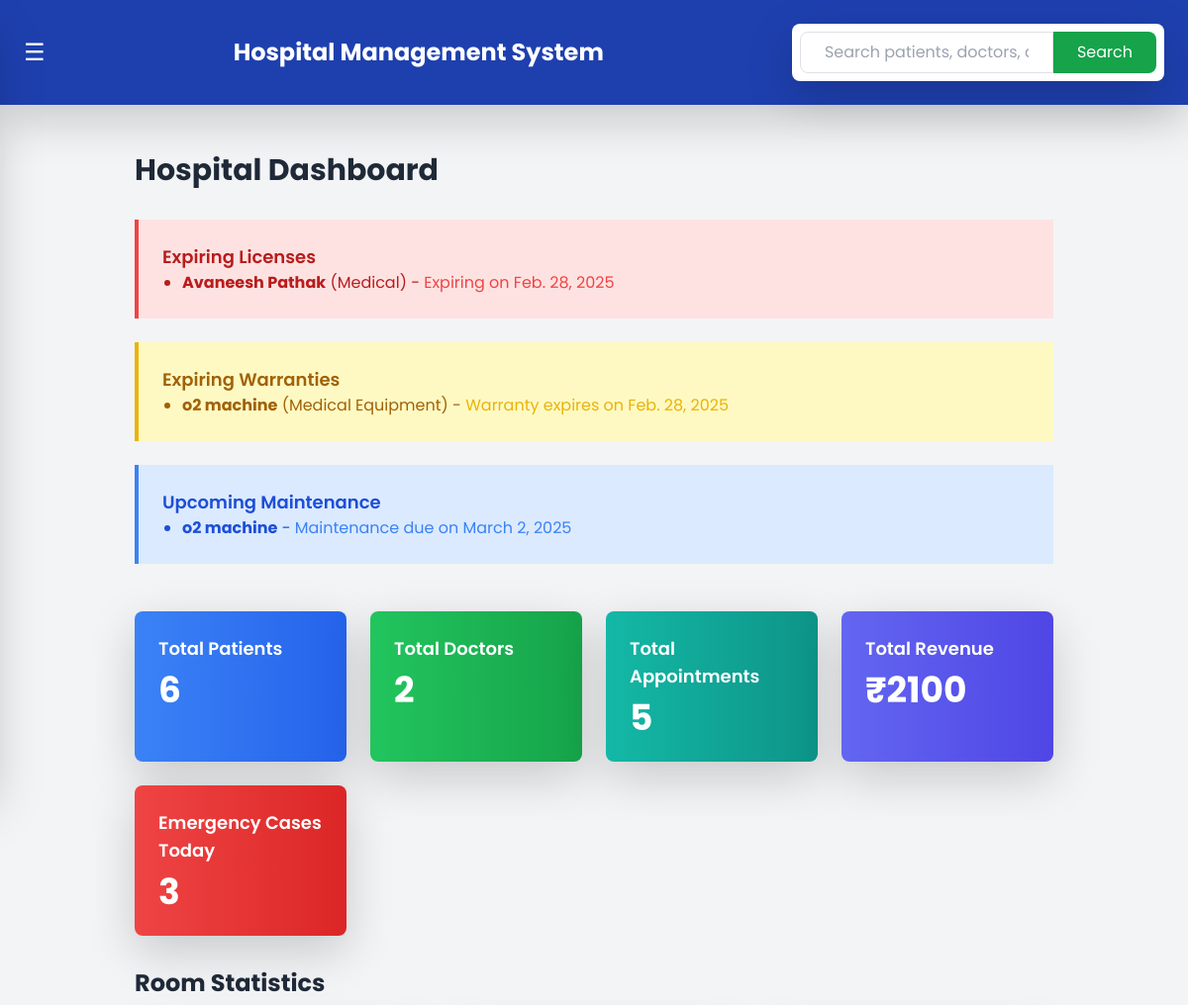
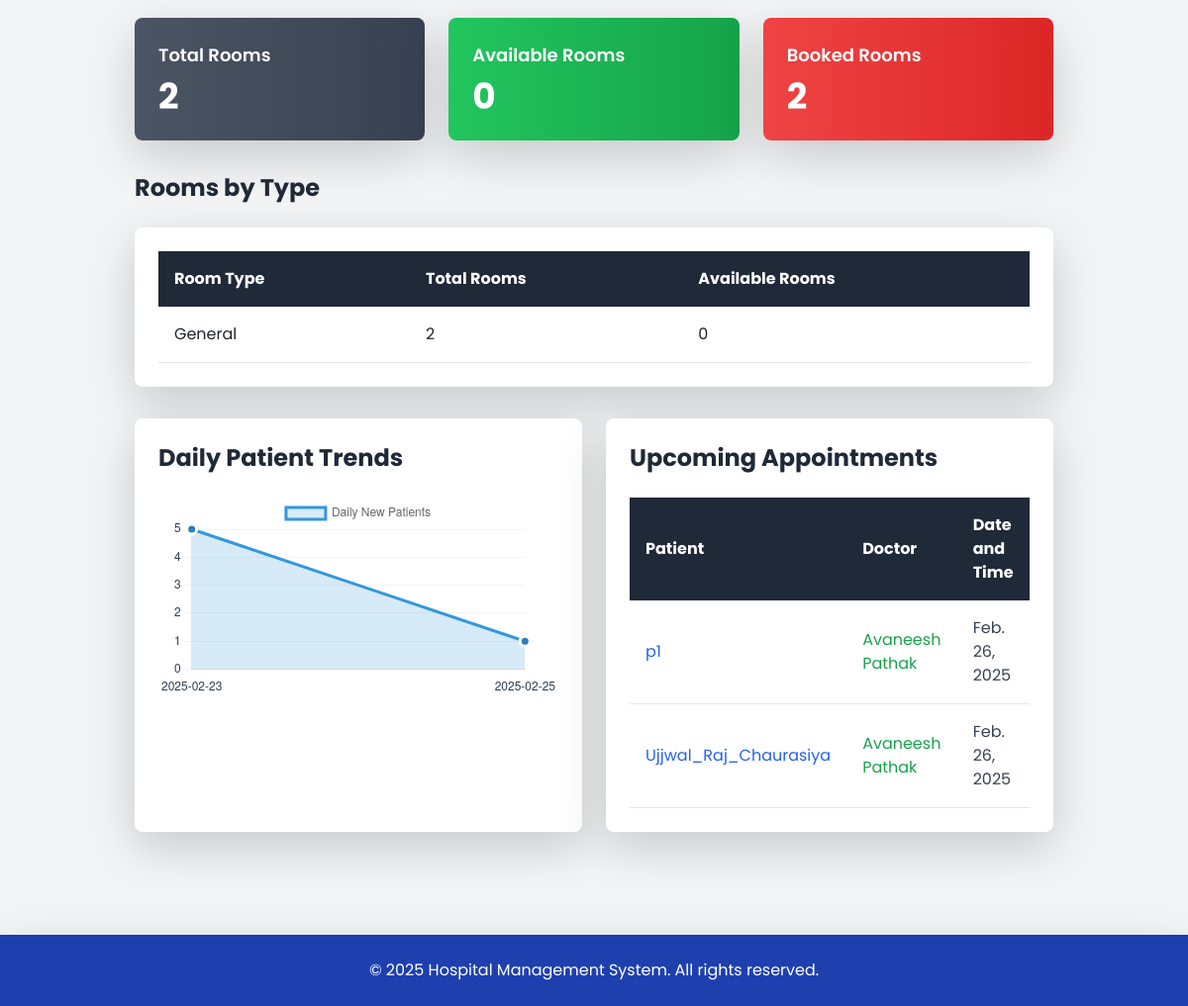
Page / (signed in) on the committed database (2 pictures, top to bottom).
### hms/models.py (models this page shows, shortened)
class License(models.Model):
    LICENSE_TYPES = [
        ('Medical', 'Medical'),
        ('Pharmacy', 'Pharmacy'),
        ('Fire Safety', 'Fire Safety'),
        ('Other', 'Other'),
    ]
    STATUS_CHOICES = [
        ('Active', 'Active'),
        ('Expired', 'Expired'),
        ('Pending Renewal', 'Pending Renewal'),
    ]
    name = models.CharField(max_length=255)
    license_type = models.CharField(max_length=50, choices=LICENSE_TYPES)
    issue_date = models.DateField()
    expiry_date = models.DateField()
    document = models.FileField(upload_to='licenses/', blank=True, null=True)
    status = models.CharField(max_length=50, choices=STATUS_CHOICES, default="Active")
    renewed_by = models.ForeignKey(CustomUser, on_delete=models.SET_NULL, null=True, blank=True)

class Asset(models.Model):
    ASSET_TYPES = [
        ('Medical Equipment', 'Medical Equipment'),
        ('Furniture', 'Furniture'),
        ('Electronics', 'Electronics'),
        ('Other', 'Other'),
    ]
    name = models.CharField(max_length=255)
    asset_type = models.CharField(max_length=50, choices=ASSET_TYPES)
    purchase_date = models.DateField()
    warranty_expiry = models.DateField()
    quantity = models.PositiveIntegerField()
    location = models.CharField(max_length=255, help_text="Where is this asset located?")

class Maintenance(models.Model):
    asset = models.ForeignKey(Asset, on_delete=models.CASCADE, related_name="maintenance_logs")
    maintenance_date = models.DateField()
    next_due_date = models.DateField()
    performed_by = models.ForeignKey(CustomUser, on_delete=models.SET_NULL, null=True)
    notes = models.TextField(blank=True)

class Appointment(models.Model):
    STATUS_CHOICES = [
        ('pending', 'Pending'),
        ('confirmed', 'Confirmed'),
        ('completed', 'Completed'),
        ('canceled', 'Canceled'),
    ]
    patient = models.ForeignKey(Patient, on_delete=models.CASCADE, related_name="appointments")
    doctor = models.ForeignKey(Doctor, on_delete=models.CASCADE, related_name="appointments")
    date = models.DateField()
    time = models.TimeField(blank=True, null=True)
    status = models.CharField(max_length=20, choices=STATUS_CHOICES, default='pending')
    class Meta:
        unique_together = ("doctor", "date", "patient")

class Patient(models.Model):
    patient_code = models.CharField(max_length=10, unique=True, editable=False, blank=True, null=True)
    created_at = models.DateTimeField(default=now)
    user = models.OneToOneField(CustomUser, on_delete=models.CASCADE, related_name="patient")
    date_of_birth = models.DateField(blank=True, null=True)
    contact_number = models.CharField(max_length=15, blank=True, null=True)
    address = models.TextField(blank=True, null=True)
    gender = models.CharField(max_length=10, choices=CustomUser.GENDER_CHOICES, blank=True, null=True)
    aadhar_number = models.CharField(max_length=12, unique=True, validators=[MinLengthValidator(12)], blank=True, null=True)
    blood_group = models.CharField(max_length=3, blank=True, null=True, choices=[
        ('A+', 'A+'), ('A-', 'A-'), ('B+', 'B+'), ('B-', 'B-'),
        ('O+', 'O+'), ('O-', 'O-'), ('AB+', 'AB+'), ('AB-', 'AB-')
    ])
    email = models.EmailField(unique=True, blank=True, null=True)
    guarantor_name = models.CharField(max_length=255, blank=True, null=True)
    guarantor_address = models.TextField(blank=True, null=True)
    guarantor_mobile = models.CharField(max_length=15, blank=True, null=True)
    guarantor_relationship = models.CharField(max_length=50, blank=True, null=True)
    guarantor_gender = models.CharField(max_length=10, choices=CustomUser.GENDER_CHOICES, blank=True, null=True)
    profile_picture = models.ImageField(upload_to='patient_profiles/', blank=True, null=True)

class CustomUser(AbstractUser):
    GENDER_CHOICES = (
        ('male', 'Male'),
        ('female', 'Female'),
        ('other', 'Other'),
    )
    full_name = models.CharField(max_length=255, blank=True, null=True)
    contact_number = models.CharField(max_length=15, blank=True, null=True)
    address = models.TextField(blank=True, null=True)
    gender = models.CharField(max_length=10, choices=GENDER_CHOICES, blank=True, null=True)
    groups = models.ManyToManyField(Group, related_name="customuser_groups", blank=True)
    user_permissions = models.ManyToManyField(Permission, related_name="customuser_permissions", blank=True)

class Doctor(models.Model):
    created_at = models.DateTimeField(default=now)
    user = models.OneToOneField(CustomUser, on_delete=models.CASCADE, related_name="doctor")
    specialization = models.CharField(max_length=255)
    contact_number = models.CharField(max_length=15)
    availability = models.CharField(max_length=255, default="9 AM - 5 PM")

### hms/views.py (the view)
# urls.py: path('', views.dashboard, name='dashboard'),
@login_required
def dashboard(request):
    total_patients = Patient.objects.count()
    total_doctors = Doctor.objects.count()
    total_appointments = Appointment.objects.count()
    total_revenue = Billing.objects.aggregate(total=Sum('total_amount'))['total'] or 0
    today = datetime.today()
    warning_period = today + timedelta(days=30)
    emergency_cases_today = EmergencyCase.objects.filter(admitted_on__date=today).count()
    upcoming_appointments = Appointment.objects.filter(date__gte=now()).order_by('date')
    last_week = today - timedelta(days=6)
    patient_trend = (
        Patient.objects.filter(created_at__date__gte=last_week)
        .annotate(date=TruncDate('created_at'))
        .values('date')
        .annotate(count=Count('id'))
        .order_by('date')
    )
    daily_patient_labels = [entry['date'].strftime('%Y-%m-%d') for entry in patient_trend]
    daily_patient_data = [entry['count'] for entry in patient_trend]
    total_rooms = Room.objects.count()
    available_rooms_count = Room.objects.filter(is_available=True).count()  # ✅ Fixed
    booked_rooms = total_rooms - available_rooms_count  # ✅ Fixed
    room_type_data = {}
    room_type_counts = Room.objects.values('room_type').annotate(total=Count('id'))
    available_rooms = Room.objects.filter(is_available=True).values('room_type').annotate(available=Count('id'))
    for room in room_type_counts:
        room_type_data[room['room_type']] = {'total': room['total'], 'available': 0}
    for room in available_rooms:
        if room['room_type'] in room_type_data:
            room_type_data[room['room_type']]['available'] = room['available']
    expiring_licenses = License.objects.filter(expiry_date__lte=warning_period, expiry_date__gte=today)
    expiring_assets = Asset.objects.filter(warranty_expiry__lte=warning_period, warranty_expiry__gte=today)
    due_maintenance = Maintenance.objects.filter(next_due_date__lte=warning_period, next_due_date__gte=today)
    context = {
        'total_patients': total_patients,
        'total_doctors': total_doctors,
        'total_appointments': total_appointments,
        'total_revenue': total_revenue,
        'emergency_cases_today': emergency_cases_today,
        'upcoming_appointments': upcoming_appointments,
        'daily_patient_labels': daily_patient_labels,
        'daily_patient_data': daily_patient_data,
        'total_rooms': total_rooms,
        'available_rooms_count': available_rooms_count,  # ✅ Fixed
        'booked_rooms': booked_rooms,  # ✅ Fixed
        'room_type_data': room_type_data,  # Dictionary of room counts & available rooms by type
        'expiring_licenses': expiring_licenses,
        'expiring_assets': expiring_assets,
        'due_maintenance': due_maintenance,
    }
    return render(request, 'hms/dashboard.html', context)

### hms/templates/hms/dashboard.html (shortened to what this page needs)
{% extends 'hms/base.html' %}
{% load static %}
{% block content %}
<div class="container mx-auto p-6">
    <h2 class="text-3xl font-bold text-gray-800 mb-8">Hospital Dashboard</h2>
     {% if expiring_licenses %}
     <div class="bg-red-100 border-l-4 border-red-500 text-red-700 p-4 mb-4">
         <h3 class="text-lg font-semibold">Expiring Licenses</h3>
         <ul class="list-disc pl-5">
             {% for license in expiring_licenses %}
             <li>
                 <strong>{{ license.name }}</strong> ({{ license.license_type }}) -
                 <span class="text-red-500">Expiring on {{ license.expiry_date }}</span>
             </li>
             {% endfor %}
         </ul>
     </div>
     {% endif %}
     {% if expiring_assets %}
     <div class="bg-yellow-100 border-l-4 border-yellow-500 text-yellow-700 p-4 mb-4">
         <h3 class="text-lg font-semibold">Expiring Warranties</h3>
         <ul class="list-disc pl-5">
             {% for asset in expiring_assets %}
             <li>
                 <strong>{{ asset.name }}</strong> ({{ asset.asset_type }}) -
                 <span class="text-yellow-500">Warranty expires on {{ asset.warranty_expiry }}</span>
             </li>
             {% endfor %}
         </ul>
     </div>
     {% endif %}
     {% if due_maintenance %}
     <div class="bg-blue-100 border-l-4 border-blue-500 text-blue-700 p-4 mb-4">
         <h3 class="text-lg font-semibold">Upcoming Maintenance</h3>
         <ul class="list-disc pl-5">
             {% for maintenance in due_maintenance %}
             <li>
                 <strong>{{ maintenance.asset.name }}</strong> -
                 <span class="text-blue-500">Maintenance due on {{ maintenance.next_due_date }}</span>
             </li>
             {% endfor %}
         </ul>
     </div>
     {% endif %}
    <br>
    <div class="grid grid-cols-1 sm:grid-cols-2 md:grid-cols-3 lg:grid-cols-4 gap-6 mb-8">
        <div class="bg-gradient-to-r from-blue-500 to-blue-600 text-white p-6 rounded-lg shadow-lg hover:shadow-xl transition-shadow duration-300">
            <h3 class="text-lg font-semibold mb-2">Total Patients</h3>
            <p class="text-4xl font-bold">{{ total_patients }}</p>
        </div>
        <div class="bg-gradient-to-r from-green-500 to-green-600 text-white p-6 rounded-lg shadow-lg hover:shadow-xl transition-shadow duration-300">
            <h3 class="text-lg font-semibold mb-2">Total Doctors</h3>
            <p class="text-4xl font-bold">{{ total_doctors }}</p>
        </div>
        <div class="bg-gradient-to-r from-teal-500 to-teal-600 text-white p-6 rounded-lg shadow-lg hover:shadow-xl transition-shadow duration-300">
            <h3 class="text-lg font-semibold mb-2">Total Appointments</h3>
            <p class="text-4xl font-bold">{{ total_appointments }}</p>
        </div>
        <div class="bg-gradient-to-r from-indigo-500 to-indigo-600 text-white p-6 rounded-lg shadow-lg hover:shadow-xl transition-shadow duration-300">
            <h3 class="text-lg font-semibold mb-2">Total Revenue</h3>
            <p class="text-4xl font-bold">₹{{ total_revenue }}</p>
        </div>
        <div class="bg-gradient-to-r from-red-500 to-red-600 text-white p-6 rounded-lg shadow-lg hover:shadow-xl transition-shadow duration-300">
            <h3 class="text-lg font-semibold mb-2">Emergency Cases Today</h3>
            <p class="text-4xl font-bold">{{ emergency_cases_today }}</p>
        </div>
    </div>
    <h2 class="text-2xl font-bold text-gray-800 mt-8 mb-6">Room Statistics</h2>
    <div class="grid grid-cols-1 sm:grid-cols-2 md:grid-cols-3 gap-6 mb-8">
        <div class="bg-gradient-to-r from-gray-600 to-gray-700 text-white p-6 rounded-lg shadow-lg hover:shadow-xl transition-shadow duration-300">
            <h3 class="text-lg font-semibold mb-2">Total Rooms</h3>
            <p class="text-4xl font-bold">{{ total_rooms }}</p>
        </div>
        <div class="bg-gradient-to-r from-green-500 to-green-600 text-white p-6 rounded-lg shadow-lg hover:shadow-xl transition-shadow duration-300">
            <h3 class="text-lg font-semibold mb-2">Available Rooms</h3>
            <p class="text-4xl font-bold">{{ available_rooms_count }}</p>
        </div>
        <div class="bg-gradient-to-r from-red-500 to-red-600 text-white p-6 rounded-lg shadow-lg hover:shadow-xl transition-shadow duration-300">
            <h3 class="text-lg font-semibold mb-2">Booked Rooms</h3>
            <p class="text-4xl font-bold">{{ booked_rooms }}</p>
        </div>
    </div>
    <h3 class="text-2xl font-bold text-gray-800 mt-8 mb-6">Rooms by Type</h3>
    <div class="overflow-x-auto bg-white p-6 rounded-lg shadow-lg mb-8">
        <table class="w-full border-collapse">
            <thead>
                <tr class="bg-gray-800 text-white">
                    <th class="p-3 text-left">Room Type</th>
                    <th class="p-3 text-left">Total Rooms</th>
                    <th class="p-3 text-left">Available Rooms</th>
                </tr>
            </thead>
            <tbody>
                {% for room_type, data in room_type_data.items %}
                <tr class="border-b hover:bg-gray-50 transition duration-200">
                    <td class="p-3">{{ room_type|title }}</td>
                    <td class="p-3">{{ data.total }}</td>
                    <td class="p-3">{{ data.available }}</td>
                </tr>
                {% empty %}
                <tr>
                    <td colspan="3" class="p-5 text-center text-gray-600">No rooms available</td>
                </tr>
                {% endfor %}
            </tbody>
        </table>
    </div>
    <div class="grid grid-cols-1 lg:grid-cols-2 gap-6 mb-8">
        <div class="bg-white p-6 rounded-lg shadow-lg">
            <h2 class="text-2xl font-bold text-gray-800 mb-6">Daily Patient Trends</h2>
            <canvas id="patientChart"></canvas>
        </div>
        <div class="bg-white p-6 rounded-lg shadow-lg">
            <h2 class="text-2xl font-bold text-gray-800 mb-6">Upcoming Appointments</h2>
            <div class="overflow-x-auto">
                <table class="w-full border-collapse">
                    <thead>
                        <tr class="bg-gray-800 text-white">
                            <th class="p-3 text-left">Patient</th>
                            <th class="p-3 text-left">Doctor</th>
                            <th class="p-3 text-left">Date and Time</th>
                        </tr>
                    </thead>
                    <tbody>
                        {% for appointment in upcoming_appointments %}
                        <tr class="border-b hover:bg-gray-50 transition duration-200">
                            <td class="p-3">
                                <a href="{% url 'patient_profile' appointment.patient.patient_code %}"
                                   class="text-blue-600 hover:text-blue-800 hover:underline">
                                    {{ appointment.patient.user.full_name }}
                                </a>
                            </td>
                            <td class="p-3 text-green-600">{{ appointment.doctor.user.full_name }}</td>
                            <td class="p-3 text-gray-700">{{ appointment.date }}</td>
                        </tr>
                        {% empty %}
                        <tr>
                            <td colspan="3" class="p-5 text-center text-gray-600">No upcoming appointments</td>
                        </tr>
                        {% endfor %}
                    </tbody>
                </table>
            </div>
        </div>
    </div>
</div>
<script>
    document.addEventListener('DOMContentLoaded', function() {
        var ctx = document.getElementById('patientChart').getContext('2d');
        new Chart(ctx, {
            type: 'line',
            data: {
                labels: {{ daily_patient_labels|safe }},
                datasets: [{
                    label: 'Daily New Patients',
                    data: {{ daily_patient_data|safe }},
                    backgroundColor: 'rgba(52, 152, 219, 0.2)',
                    borderColor: 'rgba(52, 152, 219, 1)',
                    borderWidth: 3,
                    pointBackgroundColor: 'rgba(41, 128, 185, 1)',
                    pointBorderColor: 'white',
                    pointRadius: 5,
                    tension: 0.4,
                    fill: true
                }]
            },
            options: {
                responsive: true,
                plugins: {
                    legend: { position: 'top' }
                },
                scales: {
                    x: { grid: { display: false }, ticks: { color: '#2c3e50' } },
                    y: { beginAtZero: true, grid: { color: 'rgba(200, 200, 200, 0.2)' }, ticks: { color: '#2c3e50' } }
                }
            }
        });
    });
</script>
{% endblock %}

### hms/templates/hms/base.html (style rules this page uses)
body { font-family: 'Poppins', sans-serif; }

### rows in the picture
License: name "Avaneesh Pathak", license_type "Medical", expiry_date "Feb. 28, 2025"
Asset: name "o2 machine", asset_type "Medical Equipment", warranty_expiry "Feb. 28, 2025"
Maintenance: asset.name "o2 machine", next_due_date "March 2, 2025"
Appointment: patient.user.full_name "p1", doctor.user.full_name "Avaneesh Pathak", date "Feb. 26, 2025"
Appointment: patient.user.full_name "Ujjwal_Raj_Chaurasiya", doctor.user.full_name "Avaneesh Pathak", date "Feb. 26, 2025"

### other values in the picture
{{ total_patients }} "6"
{{ total_doctors }} "2"
{{ total_appointments }} "5"
{{ total_revenue }} "2100"
{{ emergency_cases_today }} "3"
{{ total_rooms }} "2"
{{ available_rooms_count }} "0"
{{ booked_rooms }} "2"
{{ room_type|title }} "General"
{{ data.total }} "2"
{{ data.available }} "0"
chart data {{ daily_patient_labels|safe }} ['2025-02-23', '2025-02-25']
chart data {{ daily_patient_data|safe }} [5, 1]
